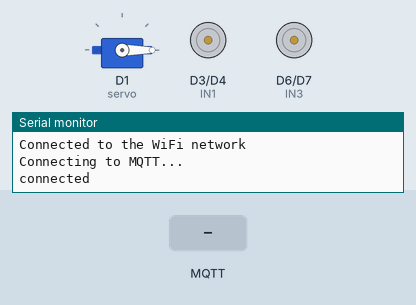
Simulated run of this sketch. Board: ESP8266 (NodeMCU). Shown: servo, motor-driver pin pairs drawn as motors (green arrow = first pin HIGH = forward, orange = second pin HIGH = backward, longer = more drive, scaled by the enable pin), the last lines printed to the serial monitor. The inputs (shaded band) are chosen by the test bench. WiFi joins after 1.5 s; servers stay silent unless stated; no MQTT or app messages arrive unless stated.

Above: at 2.7 s.
2.8 s: MQTT message "O" arrives on the first subscribed topic
At 3.1 s:
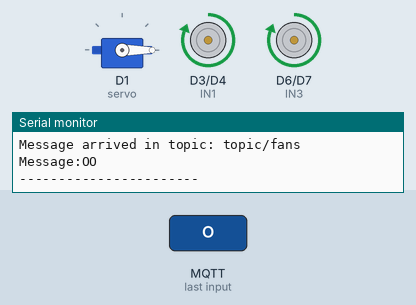
4.3 s: MQTT message "I" arrives on the first subscribed topic
At 5.4 s:
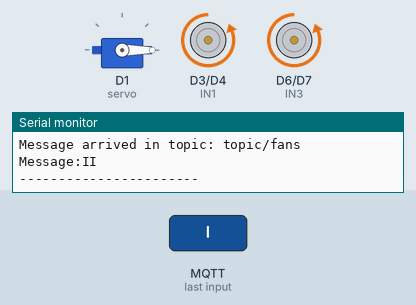
5.8 s: MQTT message "S" arrives on the first subscribed topic
At 6.6 s:
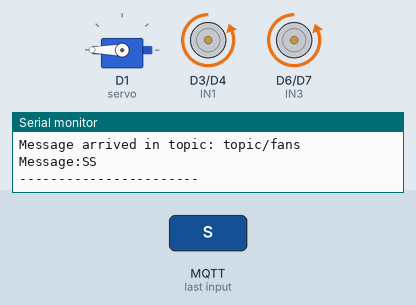
7.3 s: MQTT message "D" arrives on the first subscribed topic
At 7.8 s:
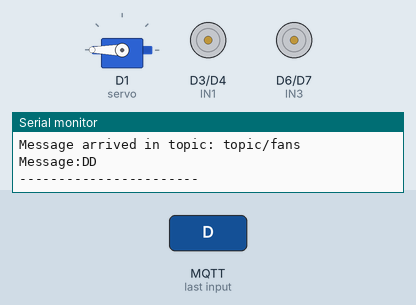
8.8 s: MQTT message "O" arrives on the first subscribed topic
At 10.1 s:
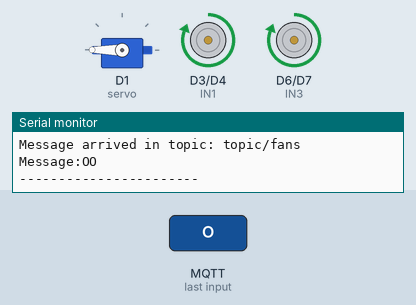
Timing chart, 0 to 11.3 s (numbered marks = the images above; inputs shaded):
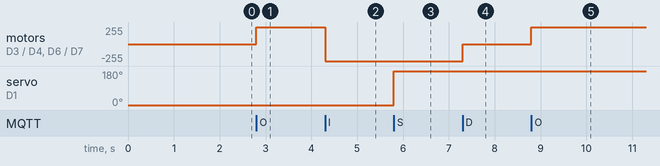

Measured:
- after the input at 2.8 s, motor on D3 (IN1) / D4 (IN2), motor on D6 (IN3) / D7 (IN4): stopped → forward 255/255 at once
- after the input at 4.3 s, motor on D3 (IN1) / D4 (IN2), motor on D6 (IN3) / D7 (IN4): forward 255/255 → backward 255/255 at once
- after the input at 5.8 s, servo on D1 (servo): 0° → 180° at once
- after the input at 7.3 s, motor on D3 (IN1) / D4 (IN2), motor on D6 (IN3) / D7 (IN4): backward 255/255 → stopped at once
- after the input at 8.8 s, motor on D3 (IN1) / D4 (IN2), motor on D6 (IN3) / D7 (IN4): stopped → forward 255/255 at once

The sketch:

domus.ino
```cpp
#include <ESP8266WiFi.h>
#include <PubSubClient.h>
#include <Servo.h>

Servo servo;

const char* ssid = "SSID";
const char* password = "PASSWORD";
const char* mqttServer = "MQTT_IP_ADDRESS";
const int mqttPort = 1883;

const char* message;

const int IN1 = 0;
const int IN2 = 2;
const int ENA = 4;
const int IN3 = 12;
const int IN4 = 13;
const int ENB = 14;

WiFiClient espClient;
PubSubClient client(espClient);

void callback(char* topic, byte* payload, unsigned int length) {

  Serial.print("Message arrived in topic: ");
  Serial.println(topic);

  Serial.print("Message:");
  for (int i = 0; i < length; i++) {
    Serial.print((char)payload[i]);
    readmessage((char)payload[i]);
  }

  Serial.println();
  Serial.println("-----------------------");

}

void readmessage(char message){
  switch(message){
    case 'O':
      Serial.println(message);
      outtake();
    break;
    case 'I':
      Serial.println(message);
      intake();
    break;
    case 'D':
      Serial.println(message);
      disable();
    break;
    case 'S':
      Serial.println(message);
      open_window();
    break;
    case 'C':
      Serial.println(message);
      close_window();
    break;
    default:
      Serial.println("no message received");
    break;
  }
}

void close_window() {
  servo.write(0);
}

void open_window(){
  servo.write(180);
}

void outtake() {
  analogWrite(ENA, 1023);
  analogWrite(ENB, 1023);
  digitalWrite(IN1, HIGH);
  digitalWrite(IN2, LOW);
  digitalWrite(IN3, HIGH);
  digitalWrite(IN4, LOW);
}

void intake() {
  analogWrite(ENA, 1023);
  analogWrite(ENB, 1023);
  digitalWrite(IN1, LOW);
  digitalWrite(IN2, HIGH);
  digitalWrite(IN3, LOW);
  digitalWrite(IN4, HIGH);
}

void disable() {
  analogWrite(ENA, 0);
  analogWrite(ENB, 0);
  digitalWrite(IN1, LOW);
  digitalWrite(IN2, LOW);
  digitalWrite(IN3, LOW);
  digitalWrite(IN4, LOW);
}

void setup() {

  pinMode (IN1, OUTPUT);
  pinMode (IN2, OUTPUT);
  pinMode (ENA, OUTPUT);
  pinMode (IN3, OUTPUT);
  pinMode (IN4, OUTPUT);
  pinMode (ENB, OUTPUT);

  servo.attach(D1);
  servo.write(0);

  Serial.begin(9600);

  WiFi.begin(ssid, password);

  while (WiFi.status() != WL_CONNECTED) {
    delay(500);
    Serial.println("Connecting to WiFi..");
  }
  Serial.println("Connected to the WiFi network");

  client.setServer(mqttServer, mqttPort);
  client.setCallback(callback);

  while (!client.connected()) {
    Serial.println("Connecting to MQTT...");

    if (client.connect("ESP32Client")) {

      Serial.println("connected");

    } else {

      Serial.print("failed with state ");
      Serial.print(client.state());
      delay(2000);

    }
  }

  client.subscribe("topic/fans");
}

void loop() {
  client.loop();
}
```
